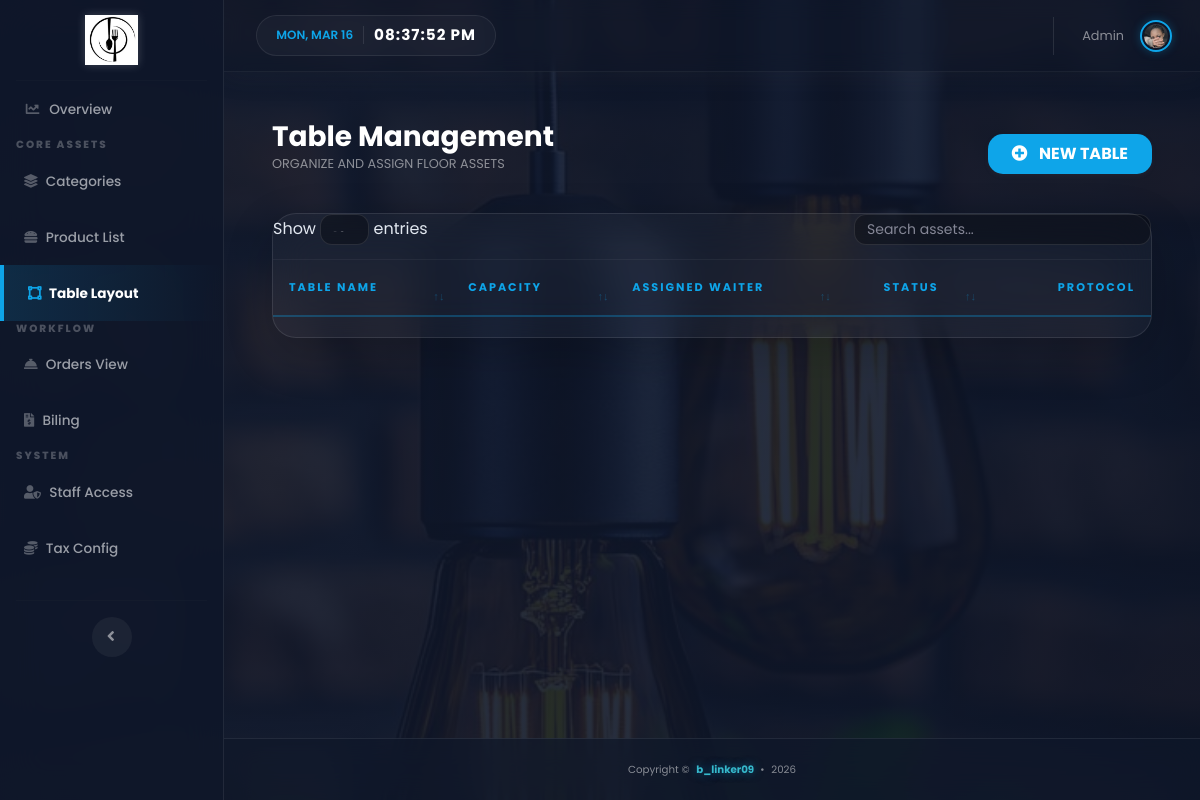
The page /table.php (signed in) on the database its author committed.
### tables this page shows
CREATE TABLE `restaurant_table` (
  `restaurant_id` int(11) NOT NULL,
  `restaurant_name` varchar(250) NOT NULL,
  `restaurant_tag_line` varchar(300) NOT NULL,
  `restaurant_address` text NOT NULL,
  `restaurant_contact_no` varchar(30) NOT NULL,
  `restaurant_email` varchar(250) NOT NULL,
  `restaurant_currency` varchar(10) NOT NULL,
  `restaurant_timezone` varchar(250) NOT NULL,
  `restaurant_logo` varchar(250) NOT NULL
);

CREATE TABLE `user_table` (
  `user_id` int(11) NOT NULL,
  `user_name` varchar(250) NOT NULL,
  `user_contact_no` varchar(30) NOT NULL,
  `user_email` varchar(30) NOT NULL,
  `user_password` varchar(250) NOT NULL,
  `user_profile` varchar(250) NOT NULL,
  `user_type` enum('Master','Waiter','Cashier','Kitchen','User') NOT NULL,
  `user_status` enum('Enable','Disable') NOT NULL,
  `user_created_on` datetime NOT NULL,
  `reset_request` int(1) DEFAULT 0,
  `user_password_reset_code` varchar(255) DEFAULT NULL
);

### rms.php (called while the page is built, shortened)
<?php
class rms
{
    public $connect;
    public $query;
    public $statement;
    function __construct()
    {
        try {
            $this->connect = new PDO("mysql:host=localhost;dbname=restaurant-management", "root", "");
            $this->connect->setAttribute(PDO::ATTR_ERRMODE, PDO::ERRMODE_EXCEPTION);
        } catch (PDOException $e) {
            die("Connection failed: " . $e->getMessage());
        }
        date_default_timezone_set($this->Set_timezone());
        $this->cur = $this->Get_currency_symbol();
    }
    function execute($data = null)
    {
        $this->statement = $this->connect->prepare($this->query);
        return $this->statement->execute($data);
    }
    function row_count()
    {
        return $this->statement->rowCount();
    }
    function statement_result()
    {
        return $this->statement->fetchAll(PDO::FETCH_ASSOC);
    }
    function get_result()
    {
        $this->statement = $this->connect->prepare($this->query);
        $this->statement->execute();
        return $this->statement->fetchAll(PDO::FETCH_ASSOC);
    }
    function is_user() {
        return (isset($_SESSION['user_type']) && strcasecmp($_SESSION["user_type"], 'User') == 0);
    }
    function is_master_user() {
        return (isset($_SESSION['user_type']) && (strcasecmp($_SESSION["user_type"], 'Master') == 0 || strcasecmp($_SESSION["user_type"], 'Admin') == 0));
    }
    function is_waiter_user() {
        return (isset($_SESSION['user_type']) && strcasecmp($_SESSION["user_type"], 'Waiter') == 0);
    }
    function is_cashier_user() {
        return (isset($_SESSION['user_type']) && strcasecmp($_SESSION["user_type"], 'Cashier') == 0);
    }
    function Get_restaurant_logo()
    {
        $this->query = "SELECT restaurant_logo FROM restaurant_table LIMIT 1";
        $result = $this->get_result();
        return $result[0]['restaurant_logo'] ?? '';
    }
    function Set_timezone()
    {
        $this->query = "SELECT restaurant_timezone FROM restaurant_table LIMIT 1";
        $this->execute();
        $result = $this->statement_result();
        return $result[0]['restaurant_timezone'] ?? 'Africa/Nairobi';
    }
    function Get_currency_symbol()
    {
        $this->query = "SELECT restaurant_currency FROM restaurant_table LIMIT 1";
        $this->execute();
        $result = $this->statement_result();
        if($this->row_count() > 0) {
            $currency_code = strtoupper($result[0]['restaurant_currency']);
            foreach ($this->currency_array() as $c_row) {
                if ($c_row['code'] == $currency_code) return $c_row["symbol"];
            }
        }
        return 'Ksh';
    }
    function currency_array()
    {
        return array(
            array('code' => 'KSH', 'name' => 'Kenyan Shilling', 'symbol' => 'Ksh'),
            array('code' => 'USD', 'name' => 'United States Dollar', 'symbol' => '$'),
            array('code' => 'INR', 'name' => 'Indian Rupee', 'symbol' => '₹'),
            array('code' => 'GBP', 'name' => 'Pound Sterling', 'symbol' => '£'),
            array('code' => 'EUR', 'name' => 'Euro', 'symbol' => '€')
        );
    }
}
?>

### table.php (the view, shortened to what this page needs)
<?php
include('rms.php');
$object = new rms();
include('header.php');
?>
<div class="container-fluid py-4">
    <div class="d-sm-flex align-items-center justify-content-between mb-4">
        <div>
            <h1 class="h3 mb-0 text-white font-weight-bold">Table Management</h1>
            <p class="text-white-50 small text-uppercase letter-spacing-1">Organize and assign floor assets</p>
        </div>
        <button type="button" id="add_table" class="btn btn-info shadow-sm px-4 py-2" style="border-radius: 15px; font-weight: bold; background: var(--accent-cyan); border: none;">
            <i class="fas fa-plus-circle mr-2"></i> NEW TABLE
        </button>
    </div>
    <div class="card glass-card shadow-lg">
        <div class="card-body p-0">
            <div class="table-responsive">
                <table class="table" id="table_data" width="100%">
                    <thead>
                        <tr>
                            <th class="pl-4">Table Name</th>
                            <th class="fit-content">Capacity</th>
                            <th class="fit-content">Assigned Waiter</th>
                            <th class="fit-content text-center">Status</th>
                            <th class="fit-content text-right pr-4">Protocol</th>
                        </tr>
                    </thead>
                </table>
            </div>
        </div>
    </div>
</div>
<?php include('footer.php'); ?>

### header.php (shortened to what this page needs)
<!DOCTYPE html>
<html lang="en">
<head>
    <link href="vendor/fontawesome-free/css/all.min.css" rel="stylesheet" type="text/css">
    <link href="css/sb-admin-2.min.css" rel="stylesheet">
    <link href="vendor/datatables/dataTables.bootstrap4.min.css" rel="stylesheet">
    <link rel="stylesheet" type="text/css" href="vendor/parsley/parsley.css"/>
    <link rel="stylesheet" type="text/css" href="vendor/bootstrap-select/bootstrap-select.min.css"/>
</head>
<body id="page-top">
    <div id="wrapper">
        <ul class="navbar-nav sidebar sidebar-dark accordion" id="accordionSidebar">
            <a class="sidebar-brand d-flex align-items-center justify-content-center" href="<?php echo ($object->is_user()) ? 'user_dashboard.php' : 'dashboard.php'; ?>">
                <?php
                if($object->Get_restaurant_logo() != '') {
                    echo '<img src="'.$object->Get_restaurant_logo().'" class="img-fluid" style="max-height: 50px; filter: drop-shadow(0 0 5px rgba(255,255,255,0.2));" />';
                } else {
                    echo '<div class="sidebar-brand-icon"><i class="fas fa-utensils text-info"></i></div>';
                    echo '<div class="sidebar-brand-text mx-3 font-weight-bold">RMS<span class="text-info">.</span></div>';
                }
                ?>
            </a>
            <hr class="sidebar-divider my-0" style="opacity: 0.1;">
            <?php
                $current_page = basename($_SERVER['PHP_SELF']);
                if($_SESSION['user_type'] == 'Kitchen') {
            ?>
                <li class="nav-item <?php if($current_page == 'kitchen_dashboard.php') echo 'active'; ?>">
                    <a class="nav-link" href="kitchen_dashboard.php">
                        <i class="fas fa-fw fa-columns"></i>
                        <span>Kitchen Desk</span>
                    </a>
                </li>
                <li class="nav-item <?php if($current_page == 'kitchen_orders.php') echo 'active'; ?>">
                    <a class="nav-link" href="kitchen_orders.php">
                        <i class="fas fa-fw fa-fire-alt"></i>
                        <span>Live Orders</span>
                    </a>
                </li>
                <li class="nav-item <?php if($current_page == 'kitchen_history.php') echo 'active'; ?>">
                    <a class="nav-link" href="kitchen_history.php">
                        <i class="fas fa-fw fa-history"></i>
                        <span>Preparation Log</span>
                    </a>
                </li>
            <?php
                } else {
                    if($object->is_user()) {
            ?>
                <li class="nav-item <?php if($current_page == 'user_dashboard.php') echo 'active'; ?>">
                    <a class="nav-link" href="user_dashboard.php">
                        <i class="fas fa-fw fa-utensils"></i>
                        <span>Menu Gallery</span>
                    </a>
                </li>
                <div class="sidebar-heading">ACCOUNT</div>
                <li class="nav-item <?php if($current_page == 'my_orders.php') echo 'active'; ?>">
                    <a class="nav-link" href="my_orders.php"><i class="fas fa-receipt"></i> <span>Order History</span></a>
                </li>
            <?php
                } elseif($object->is_master_user()) {
            ?>
                <li class="nav-item <?php if($current_page == 'dashboard.php') echo 'active'; ?>">
                    <a class="nav-link" href="dashboard.php">
                        <i class="fas fa-fw fa-chart-line"></i>
                        <span>Overview</span>
                    </a>
                </li>
                <div class="sidebar-heading">CORE ASSETS</div>
                <li class="nav-item <?php if($current_page == 'category.php') echo 'active'; ?>">
                    <a class="nav-link" href="category.php"><i class="fas fa-layer-group"></i> <span>Categories</span></a>
                </li>
                <li class="nav-item <?php if($current_page == 'product.php') echo 'active'; ?>">
                    <a class="nav-link" href="product.php"><i class="fas fa-hamburger"></i> <span>Product List</span></a>
                </li>
                <li class="nav-item <?php if($current_page == 'table.php') echo 'active'; ?>">
                    <a class="nav-link" href="table.php"><i class="fas fa-vector-square"></i> <span>Table Layout</span></a>
                </li>
                <div class="sidebar-heading">WORKFLOW</div>
                <li class="nav-item <?php if($current_page == 'order.php') echo 'active'; ?>">
                    <a class="nav-link" href="order.php"><i class="fas fa-concierge-bell"></i> <span>Orders View</span></a>
                </li>
                <li class="nav-item <?php if($current_page == 'billing.php') echo 'active'; ?>">
                    <a class="nav-link" href="billing.php"><i class="fas fa-file-invoice-dollar"></i> <span>Biling</span></a>
                </li>
                <div class="sidebar-heading">SYSTEM</div>
                <li class="nav-item <?php if($current_page == 'user.php') echo 'active'; ?>">
                    <a class="nav-link" href="user.php"><i class="fas fa-user-shield"></i> <span>Staff Access</span></a>
                </li>
                <li class="nav-item <?php if($current_page == 'tax.php') echo 'active'; ?>">
                    <a class="nav-link" href="tax.php"><i class="fas fa-coins"></i> <span>Tax Config</span></a>
                </li>
            <?php } } ?>
            <hr class="sidebar-divider d-none d-md-block" style="opacity: 0.1; margin-top: 1.5rem;">
            <div class="text-center d-none d-md-inline">
                <button class="rounded-circle border-0" id="sidebarToggle" style="background: rgba(255,255,255,0.05); color: var(--neon-blue);"></button>
            </div>
        </ul>
        <div id="content-wrapper">
            <div id="content">
                <nav class="navbar navbar-expand navbar-light topbar mb-4 static-top shadow">
                    <div class="topbar-clock d-none d-sm-flex">
                        <span id="live-date"></span>
                        <span id="live-time"></span>
                    </div>
                    <ul class="navbar-nav ml-auto">
                        <?php
                        $object->query = "SELECT * FROM user_table WHERE user_id = '".$_SESSION['user_id']."'";
                        $user_result = $object->get_result();
                        $user_name = 'User';
                        $user_profile_image = 'img/undraw_profile.svg';
                        foreach($user_result as $row) {
                            if($row['user_name'] != '') $user_name = $row['user_name'];
                            if($row['user_profile'] != '') $user_profile_image = $row['user_profile'];
                        }
                        ?>
                        <li class="nav-item dropdown no-arrow">
                            <a class="nav-link dropdown-toggle" href="#" id="userDropdown" role="button" data-toggle="dropdown">
                                <span class="mr-3 d-none d-lg-inline text-white-50 small"><?php echo $user_name; ?></span>
                                <img class="img-profile rounded-circle" src="<?php echo $user_profile_image; ?>" width="35" height="35">
                            </a>
                        </li>
                    </ul>
                </nav>
                <div class="container-fluid">

### header.php (style rules this page uses)
:root { --neon-blue: #0ea5e9; --glass-white: rgba(255, 255, 255, 0.05); --sidebar-glass: rgba(15, 23, 42, 0.85); }
#wrapper { display: flex; min-height: 100vh; background: transparent !important; }
#content-wrapper { background: transparent !important; display: flex; flex-direction: column; width: 100%; }
#content { flex: 1 0 auto; background: transparent !important; }
body { background: linear-gradient(rgba(15, 23, 42, 0.9), rgba(15, 23, 42, 0.9)), url('img/bg1.jpg') no-repeat center center fixed !important; background-size: cover !important; font-family: 'Poppins', sans-serif; color: #f8fafc; }
#accordionSidebar { background: var(--sidebar-glass) !important; backdrop-filter: blur(20px); -webkit-backdrop-filter: blur(20px); border-right: 1px solid rgba(255, 255, 255, 0.08); z-index: 1050; }
.sidebar-brand { height: 5rem !important; }
.sidebar-dark .nav-item .nav-link { color: rgba(248, 250, 252, 0.6) !important; font-weight: 500; padding: 1rem 1.5rem; transition: 0.2s; }
.nav-item.active { background: linear-gradient(90deg, rgba(14, 165, 233, 0.15) 0%, transparent 100%) !important; border-left: 4px solid var(--neon-blue); }
.nav-item.active .nav-link { color: #ffffff !important; }
.nav-item.active .nav-link i { color: var(--neon-blue) !important; }
.sidebar-heading { color: rgba(255, 255, 255, 0.25) !important; font-size: 0.65rem !important; letter-spacing: 2px; padding-left: 1.5rem; text-transform: uppercase; }
.table td, .table th { white-space: nowrap !important; width: 1% !important; vertical-align: middle; border-top: 1px solid rgba(255, 255, 255, 0.05) !important; }
.topbar { background: rgba(15, 23, 42, 0.4) !important; backdrop-filter: blur(10px); border-bottom: 1px solid rgba(255, 255, 255, 0.05); height: 4.5rem; }
.topbar-clock { display: flex; align-items: center; background: rgba(255, 255, 255, 0.03); padding: 0.5rem 1.2rem; border-radius: 50px; border: 1px solid rgba(255, 255, 255, 0.08); margin-left: 1rem; }
#live-time { font-weight: 700; color: #fff; letter-spacing: 1px; font-size: 0.95rem; }
#live-date { font-size: 0.75rem; color: var(--neon-blue); text-transform: uppercase; font-weight: 600; margin-right: 10px; padding-right: 10px; border-right: 1px solid rgba(255,255,255,0.1); }
.img-profile { border: 2px solid var(--neon-blue); padding: 2px; box-shadow: 0 0 10px rgba(14, 165, 233, 0.3); }
.topbar { position: relative; z-index: 2000; }

### table.php (style rules this page uses)
:root { --glass-bg: rgba(255, 255, 255, 0.03); --glass-border: rgba(255, 255, 255, 0.1); --accent-cyan: #0ea5e9; --neon-green: #10b981; --neon-red: #ef4444; --dropdown-bg: #111827; }
body { background-color: #0c0f17; color: #e2e8f0; }
.glass-card { background: var(--glass-bg) !important; backdrop-filter: blur(20px); -webkit-backdrop-filter: blur(20px); border: 1px solid var(--glass-border) !important; border-radius: 24px; box-shadow: 0 20px 40px rgba(0, 0, 0, 0.4); }
.table { color: #e2e8f0 !important; margin-bottom: 0 !important; border-collapse: separate !important; border-spacing: 0; }
.fit-content { width: 1% !important; white-space: nowrap !important; }
.table thead th { background: transparent !important; color: var(--accent-cyan) !important; text-transform: uppercase; font-size: 0.7rem; letter-spacing: 2px; border-bottom: 2px solid rgba(14, 165, 233, 0.3) !important; padding: 1.2rem 1rem !important; }

### rows shown on the page
restaurant_table: restaurant_logo (picture)
user_table: user_name "Admin", user_profile (picture)
